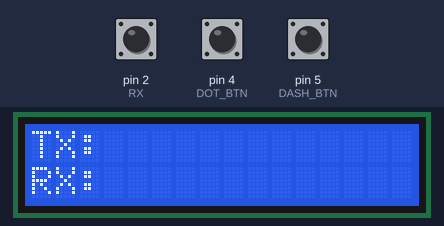
The sketch below on a simulated Arduino Uno, built with avr-gcc and run on an emulated ATmega328P. Parts: 16×2 character LCD. Inputs (shaded band) come from the test bench; at power-on: pin 4 (DOT_BTN) HIGH, pin 2 (RX) LOW, pin 5 (DASH_BTN) HIGH. What the sketch prints to the serial monitor is not drawn.

Above: at 3.2 s.
3.3 s: pin 4 (DOT_BTN) pulled LOW for 0.15 s
4.9 s: pin 2 (RX) pulsed HIGH 2 times (0.12 s each, 0.3 s apart)
At 8.41 s:
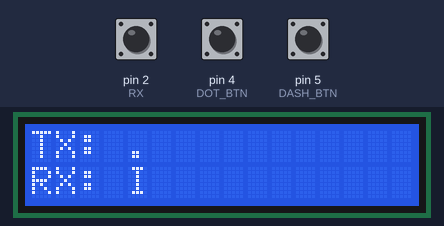
8.5 s: pin 5 (DASH_BTN) pulled LOW for 0.15 s
At 9.5 s:
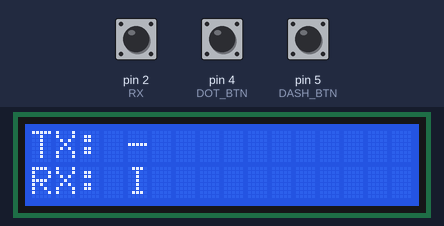
10.1 s: pin 2 (RX) pulsed HIGH 2 times (0.12 s each, 0.3 s apart)
At 13.61 s:
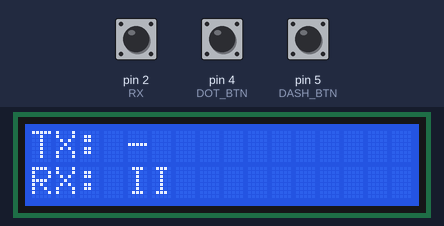
13.7 s: pin 4 (DOT_BTN) pulled LOW for 1 s
16.2 s: pin 5 (DASH_BTN) pulled LOW for 1 s
At 16.5 s:
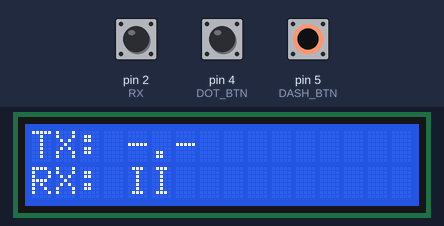
Timing chart, 0 to 19.2 s (numbered marks = the images above; inputs shaded):
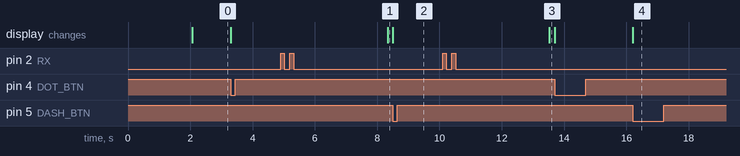

The sketch:

OWC_input_button.ino
```cpp
#include <LiquidCrystal.h>
LiquidCrystal lcd(7,8,9,10,11,12);
 // Pins
#define TX 3
#define RX 2
#define DOT_BTN 4
#define DASH_BTN 5
// Timing Constants
#define DOT 1000
#define DASH 3000
#define GAP 1000
#define LETTER 3000
#define WORD 7000
#define RX_DOT 2000
// Morse Code Dictionaries
const char* letters[]={
".-","-...","-.-.","-..",".","..-.","--.","....","..",".---",
"-.-",".-..","--","-.","---",".--.","--.-",".-.","...","-",
"..-","...-",".--","-..-","-.--","--.."
};

const char* digits[]={
"-----",".----","..---","...--","....-",
".....","-....","--...","---..","----."
};

char txBuf[16],txMsg[64],rxBuf[16],rxMsg[64];
int txLen=0,txMsgLen=0,rxLen=0,rxMsgLen=0;
bool lastDot=1,lastDash=1,lastSig=0,inPulse=0, wordDetected = 0;
unsigned long tRelease=0,pulseStart=0,rxSilence=0,blinkStart=0,blinkDur=0;

// TX State Machine States
enum State{IDLE,ON,OFF};
State blink=IDLE;
// Morse to letter
char morseToChar(const char* m){
  for(int i=0;i<26;i++) if(strcmp(m,letters[i])==0) return 'A'+i;
  for(int i=0;i<10;i++) if(strcmp(m,digits[i])==0) return '0'+i;
  return '?';
}
// Handles the completion of a Morse sequence in transmission
void txFlush(){
  if(!txLen) return;
  txBuf[txLen]='\0';

  lcd.setCursor(4,0);
  lcd.print("            ");
  lcd.setCursor(4,0);
  lcd.print(txBuf);

  txLen=0;
  memset(txBuf,0,16);
  tRelease=millis();
  }
// Transmission logic: monitors buttons and controls the IR LED
void handleTX(){
  bool dot=digitalRead(DOT_BTN);
  bool dash=digitalRead(DASH_BTN);
  unsigned long now=millis();

  switch(blink){
    case IDLE:
      if(dot==LOW && lastDot){    // If Dot button is pressed
        txBuf[txLen++]='.';
        lcd.setCursor(4,0);
        lcd.print("            ");
        lcd.setCursor(4,0);
        lcd.print(txBuf);

        Serial.print(".");
        digitalWrite(TX,HIGH);

        blink=ON;
        blinkStart=now;
        blinkDur=DOT;
      }
      else if(dash==LOW && lastDash){   // If Dash button is pressed
        txBuf[txLen++]='-';
        lcd.setCursor(4,0);
        lcd.print("            ");
        lcd.setCursor(4,0);
        lcd.print(txBuf);

        Serial.print("-");
        digitalWrite(TX,HIGH);

        blink=ON;
        blinkStart=now;
        blinkDur=DASH;
      }
      break;

    case ON:   // Keep LED ON for the specified duration
      if(now-blinkStart>=blinkDur){
        digitalWrite(TX,LOW);
        blink=OFF;
        blinkStart=now;
        blinkDur=GAP;
      }
      break;

    case OFF:  // Ensure a GAP between pulses
      if(now-blinkStart>=blinkDur){
        blink=IDLE;
        tRelease=now;
      }
      break;
      }
  if(blink==IDLE && txLen){
      unsigned long silence=now-tRelease;
      if(silence>=WORD){
        txFlush();
        txMsg[txMsgLen++]=' ';
        txMsg[txMsgLen]='\0';
      }
      else if(silence>=LETTER) txFlush();
      }

  lastDot=dot;
  lastDash=dash;
}
// Translates received Morse into text and displays it
void rxFlush(){
  if(!rxLen) return;
  rxBuf[rxLen]='\0';
  char c=morseToChar(rxBuf);

  Serial.println("RX: ");
  Serial.print(rxBuf);
  Serial.print(" -> ");
  Serial.println(c);

  if(rxMsgLen<63){
    rxMsg[rxMsgLen++]=c;
    rxMsg[rxMsgLen]='\0';
  }
  lcd.setCursor(4,1);
  lcd.print("                ");
  lcd.setCursor(4,1);
  lcd.print(rxMsg);
  rxLen=0;
  memset(rxBuf,0,16);
}
// Receiving logic: monitors the IR sensor and measures pulse durations
void handleRX(){
  bool sig=digitalRead(RX);
  unsigned long now=millis();
  if(sig && !lastSig){
    inPulse=1;
    pulseStart=now;
  }
  if(!sig && lastSig){
    inPulse=0;
    unsigned long p=now-pulseStart;
    rxSilence=now;
    rxBuf[rxLen++]=(p<=RX_DOT)?'.':'-';
  }

  if(!inPulse && rxLen && now-rxSilence>=LETTER)
  rxFlush();

 if (!inPulse && !rxLen && rxMsgLen && now - rxSilence >= WORD) {
    if (!wordDetected) {
      Serial.println("7 Seconds Silence: New Word Detected");
      if (rxMsg[rxMsgLen - 1] != ' ') {
        rxMsg[rxMsgLen++] = ' ';
        rxMsg[rxMsgLen] = '\0';
      }
      wordDetected = 1;
    }
  }
  lastSig = sig;
}
// Initialization
void setup(){
  pinMode(TX,OUTPUT);
  pinMode(RX,INPUT);
  pinMode(DOT_BTN,INPUT_PULLUP);
  pinMode(DASH_BTN,INPUT_PULLUP);

  digitalWrite(TX,LOW);
  Serial.begin(9600);
  lcd.begin(16,2);
  lcd.print("OWC Button Mode");
  delay(2000);
  lcd.clear();
  lcd.setCursor(0,0);
  lcd.print("TX:");
  lcd.setCursor(0,1);
  lcd.print("RX:");
  tRelease=millis();
  rxSilence=millis();
  Serial.println(" BUTTON MODE ");
}
// Main loop
void loop(){
  handleTX();
  handleRX();
}
```

Measured:
- after the input at 4.9 s, the display: changes after 3.4 s (image 1)
- after the input at 8.5 s, the display: changes at once (image 2)
- after the input at 10.1 s, the display: changes after 3.4 s (image 3)
- after the input at 16.2 s, the display: changes at once (image 4)
